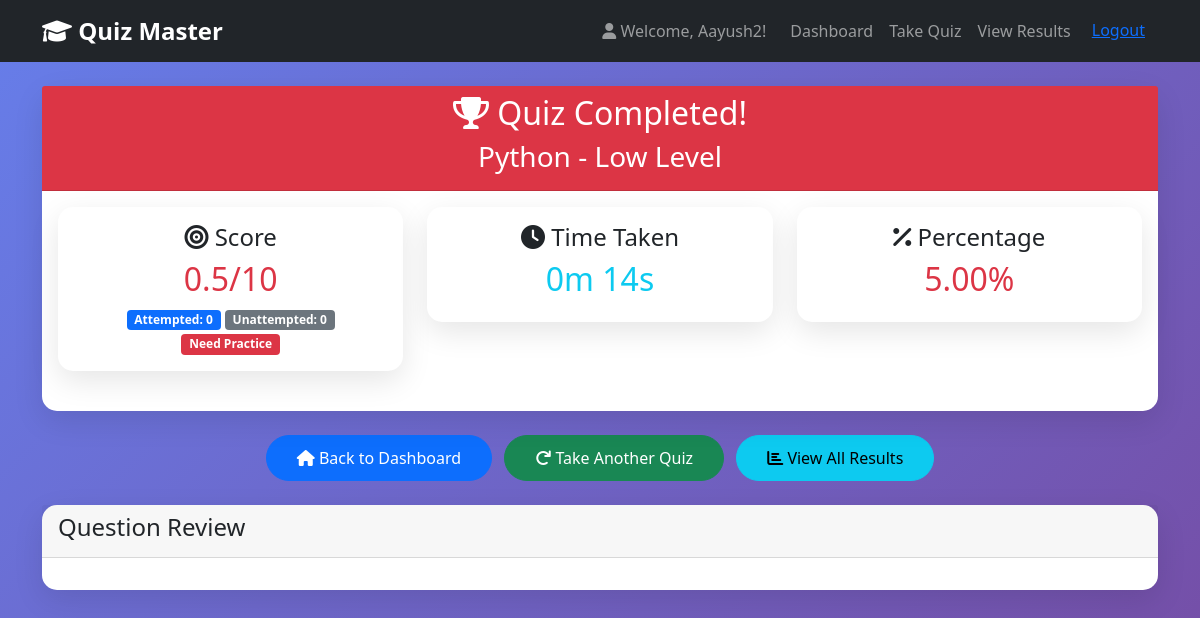
Screenshot of /quiz/result/1/ (signed in) with the database file from the repository.
### quiz_app/models.py (models this page shows, shortened)
class QuizUser(models.Model):
    user = models.OneToOneField(User, on_delete=models.CASCADE)
    name = models.CharField(max_length=100)
    created_at = models.DateTimeField(auto_now_add=True)

class QuizResult(models.Model):
    user = models.ForeignKey(QuizUser, on_delete=models.CASCADE)
    language = models.CharField(max_length=20)
    difficulty = models.CharField(max_length=10)
    score = models.FloatField()
    total_time = models.DurationField()  # Time taken to complete quiz
    completed_at = models.DateTimeField(auto_now_add=True)

### quiz_app/views.py (the view)
# urls.py: path('quiz/result/<int:result_id>/', views.quiz_result_view, name='quiz_result'),
@login_required
def quiz_result_view(request, result_id):
    result = get_object_or_404(QuizResult, id=result_id, user__user=request.user)
    total_seconds = int(result.total_time.total_seconds())
    minutes = total_seconds // 60
    seconds = total_seconds % 60
    total = 10  # Total questions are 10
    percentage = int((result.score / total) * 100)  # total is 10 in your context
    results = request.session.pop('quiz_review', [])
    attempted = sum(
    1 for item in results
    if item['user_answer'] not in [None, '', [], {}]
    )
    unattempted = len(results) - attempted
    return render(request, 'quiz_app/quiz_result.html', {
        'score': result.score,
        'total': total,
        'results': results,
        'time_taken': result.total_time,
        'language': result.language,
        'difficulty': result.difficulty,
        'minutes': minutes,
        'seconds': seconds,
        'percentage': percentage,
        'attempted': attempted,
        'unattempted': unattempted,
    })

### templates/quiz_app/quiz_result.html (shortened to what this page needs)
{% extends 'base.html' %}
{% block content %}
<div class="row">
    <div class="col-12">
        <div class="card">
            <div class="card-header {% if score >= 7 %}bg-success{% elif score >= 5 %}bg-warning{% else %}bg-danger{% endif %} text-white text-center">
                <h2><i class="fas fa-trophy"></i> Quiz Completed!</h2>
                <h3>{{ language }} - {{ difficulty }} Level</h3>
            </div>
            <div class="card-body text-center">
                <div class="row mb-4">
                    <div class="col-md-4">
                        <div class="card">
                            <div class="card-body">
                                <h4><i class="fas fa-bullseye"></i> Score</h4>
                                <h2 class="{% if score >= 7 %}text-success{% elif score >= 5 %}text-warning{% else %}text-danger{% endif %}">
                                    {{ score }}/{{ total }}
                                </h2>
                                <p class="mb-0">
                                    <span class="badge bg-primary">Attempted: {{ attempted }}</span>
                                    <span class="badge bg-secondary">Unattempted: {{ unattempted }}</span>
                                </p>
                                <p class="mb-0">
                                    {% if score >= 8 %}
                                        <span class="badge bg-success">Excellent!</span>
                                    {% elif score >= 6 %}
                                        <span class="badge bg-warning">Good Job!</span>
                                    {% elif score >= 4 %}
                                        <span class="badge bg-info">Keep Trying!</span>
                                    {% else %}
                                        <span class="badge bg-danger">Need Practice</span>
                                    {% endif %}
                                </p>
                            </div>
                        </div>
                    </div>
                    <div class="col-md-4">
                        <div class="card">
                            <div class="card-body">
                                <h4><i class="fas fa-clock"></i> Time Taken</h4>
                                <h2 class="text-info">
                                    <h2 class="text-info">
                                        {{ minutes }}m {{ seconds }}s
                                    </h2>
                                </h2>
                            </div>
                        </div>
                    </div>
                    <div class="col-md-4">
                        <div class="card">
                            <div class="card-body">
                                <h4><i class="fas fa-percentage"></i> Percentage</h4>
                                <h2 class="{% if score >= 7 %}text-success{% elif score >= 5 %}text-warning{% else %}text-danger{% endif %}">
                                    {{ percentage|floatformat:2 }}%
                                </h2>
                            </div>
                        </div>
                    </div>
                </div>
            </div>
        </div>
    </div>
</div>
<div class="row mt-4">
    <div class="col-12 text-center">
        <a href="{% url 'dashboard' %}" class="btn btn-primary btn-custom me-2">
            <i class="fas fa-home"></i> Back to Dashboard
        </a>
        <a href="{% url 'quiz_selection' %}" class="btn btn-success btn-custom me-2">
            <i class="fas fa-redo"></i> Take Another Quiz
        </a>
        <a href="{% url 'results_table' %}" class="btn btn-info btn-custom">
            <i class="fas fa-chart-bar"></i> View All Results
        </a>
    </div>
</div>
<div class="row mt-4">
    <div class="col-12">
        <div class="card">
            <div class="card-header">
                <h4>Question Review</h4>
            </div>
            <div class="card-body">
            </div>
        </div>
    </div>
</div>
{% endblock %}

### templates/base.html (shortened to what this page needs)
<!DOCTYPE html>
<html lang="en">
<head>
    <link href="https://cdn.jsdelivr.net/npm/bootstrap@5.1.3/dist/css/bootstrap.min.css" rel="stylesheet">
    <link href="https://cdn.datatables.net/1.11.5/css/dataTables.bootstrap5.min.css" rel="stylesheet">
    <link href="https://cdnjs.cloudflare.com/ajax/libs/font-awesome/6.0.0/css/all.min.css" rel="stylesheet">
</head>
<body>
    <nav class="navbar navbar-expand-lg navbar-dark bg-dark">
        <div class="container">
            <a class="navbar-brand" href="{% url 'dashboard' %}">
                <i class="fas fa-graduation-cap"></i> Quiz Master
            </a>
            {% if user.is_authenticated %}
            <div class="navbar-nav ms-auto">
                <span class="navbar-text me-3">
                    <i class="fas fa-user"></i> Welcome, {{ user.quizuser.name }}!
                </span>
                <a class="nav-link" href="{% url 'dashboard' %}">Dashboard</a>
                <a class="nav-link" href="{% url 'quiz_selection' %}">Take Quiz</a>
                <a class="nav-link" href="{% url 'results_table' %}">View Results</a>
                <form action="{% url 'logout' %}" method="post" style="display:inline;">
                    <button type="submit" class="btn btn-link">Logout</button>
                </form>
            </div>
            {% endif %}
        </div>
    </nav>
    <div class="container mt-4">
        {% block content %}
        {% endblock %}
    </div>
</body>
</html>

### templates/base.html (style rules this page uses)
body { background: linear-gradient(135deg, #667eea 0%, #764ba2 100%); min-height: 100vh; }
.card { box-shadow: 0 10px 30px rgba(0,0,0,0.1); border: none; border-radius: 15px; }
.navbar-brand { font-weight: bold; font-size: 1.5rem; }
.btn-custom { border-radius: 25px; padding: 10px 30px; }

### rows the page displays
QuizResult: language "Python", difficulty "Low", score "0.5"

### other values shown
{{ user.quizuser.name }} "Aayush2"
{{ total }} "10"
{{ attempted }} "0"
{{ unattempted }} "0"
{{ minutes }} "0"
{{ seconds }} "14"
{{ percentage|floatformat:2 }} "5.00"
